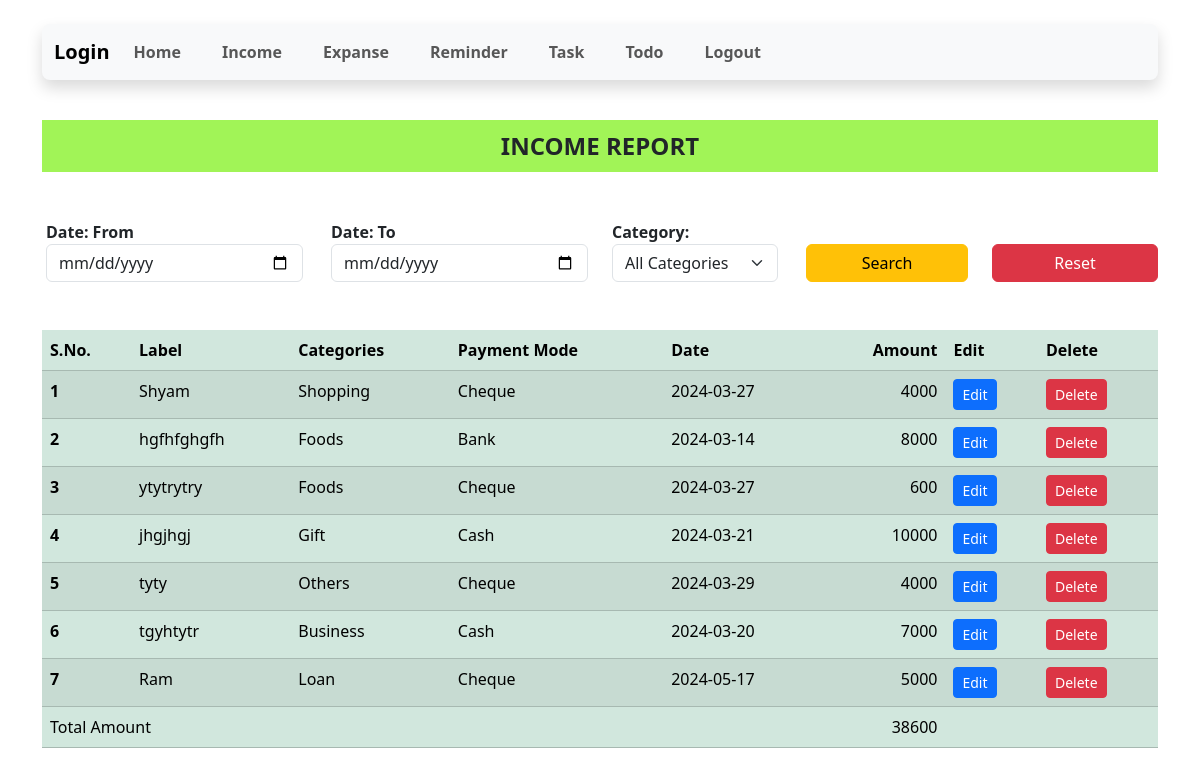
/income.php (signed in), run on the app's committed database.
### tables this page shows
CREATE TABLE `transactions` (
  `tansid` int(11) NOT NULL,
  `category` varchar(50) NOT NULL,
  `label` varchar(50) NOT NULL,
  `paymentMode` varchar(50) NOT NULL,
  `cdate` date NOT NULL,
  `amount` float NOT NULL,
  `type` int(11) NOT NULL
);

### income.php (the view, shortened to what this page needs)
<?php
include("session.php");
if (isset($_GET['fromdate']))
    $fromdate = $_GET['fromdate'];
else
    $fromdate = "";
if (isset($_GET['todate']))
    $todate = $_GET['todate'];
else
    $todate = "";
$cond = " where type = 1 ";
?>
<!doctype html>
<html lang="en">
<head>
    <link href="https://cdn.jsdelivr.net/npm/bootstrap@5.3.2/dist/css/bootstrap.min.css" rel="stylesheet">
</head>
<body>
    <?php include("header.php"); ?>
    <div class="container">
        <div class="row">
            <div class="col-lg-12 col-sm-12">
                <div class="my-3">
                    <nav class="navbar fw-bold justify-content-center mb-5 fs-4" style="background-color: hsl(92, 88%, 65%);">
                        INCOME REPORT
                    </nav>
                    <form class="row g-3" id="myForm" action="" method="get">
                        <div class="form-group mt-3 mb-2">
                            <div class="row">
                                <div class="col-lg-3 col-sm-3 ps-3">
                                    <label class="fw-bolder" for="datepicker">Date: From</label>
                                    <input type="date" class="form-control" id="fromdate" name="fromdate" value="<?php echo $fromdate; ?>">
                                </div>
                                <div class="col-lg-3 col-sm-3 ps-3">
                                    <label class="fw-bolder " for="datepicker">Date: To</label>
                                    <input type="date" class="form-control" id="todate" name="todate" value="<?php echo $todate; ?>">
                                </div>
                                <div class="col-lg-2 col-sm-2">
                                    <label class="fw-bolder" for="category">Category:</label>
                                    <select class="form-select w-100" id="category" name="category" aria-label="Default select example">
                                        <option value="" selected>All Categories</option>
                                    </select>
                                </div>
                                <div class="col-lg-2 col-sm-2 mt-4 mb-4 ps-3">
                                    <input type="submit" class="btn btn-warning w-100" value="Search">
                                </div>
                                <div class="col-lg-2 col-sm-2 mt-4 mb-4">
                                    <a class="btn btn-danger w-100" href="income.php">Reset</a>
                                </div>
                            </div>
                        </div>
                    </form>
                    <table class="table table-success table-striped my-3 ps-3">
                        <tbody>
                            <thead>
                                <tr>
                                    <th scope="col">S.No.</th>
                                    <th scope="col">Label</th>
                                    <th scope="col">Categories</th>
                                    <th scope="col">Payment Mode</th>
                                    <th scope="col">Date</th>
                                    <th scope="col" class='text-end'>Amount</th>
                                    <th scope="col">Edit</th>
                                    <th scope="col">Delete</th>
                                </tr>
                            </thead>
                        </tbody>
                        <?php
                        $sql = "SELECT * FROM `transactions` $cond";
                        $result = mysqli_query($conn, $sql);
                        $tansid = 0;
                        $nettotal = 0;
                        while ($row = mysqli_fetch_assoc($result)) {
                            $tansid = $tansid + 1;
                            $nettotal += $row["amount"];
                            echo " <tr>
                            <th scope='row'>" . $tansid . "</th>
                            <td>" . $row["label"] . "</td>
                            <td>" . $row["category"] . "</td>
                            <td>" . $row["paymentMode"] . "</td>
                            <td>" . $row["cdate"] . "</td>
                            <td class='text-end'>" . $row["amount"] . "</td>
                            <td><a href='home.php?tansid=$row[tansid]' class='btn btn-sm btn-primary'>Edit</a></td>
                             <td><a class='btn btn-sm btn-danger' onclick='delete_record($row[tansid]);'>Delete</a></td>
                            </tr>";
                        }
                        ?>
                        <tr>
                            <td colspan="5">Total Amount</td>
                            <td class="text-end"><?php echo $nettotal; ?></td>
                            <td></td>
                            <td></td>
                        </tr>
                    </table>
                </div>
            </div>
        </div>
    </div>
</body>
</html>

### data on the page
transactions: label "Shyam", category "Shopping", paymentMode "Cheque", cdate "2024-03-27", amount "4000"
transactions: label "hgfhfghgfh", category "Foods", paymentMode "Bank", cdate "2024-03-14", amount "8000"
transactions: label "ytytrytry", category "Foods", paymentMode "Cheque", cdate "2024-03-27", amount "600"
transactions: label "jhgjhgj", category "Gift", paymentMode "Cash", cdate "2024-03-21", amount "10000"
transactions: label "tyty", category "Others", paymentMode "Cheque", cdate "2024-03-29", amount "4000"
transactions: label "tgyhtytr", category "Business", paymentMode "Cash", cdate "2024-03-20", amount "7000"
transactions: label "Ram", category "Loan", paymentMode "Cheque", cdate "2024-05-17", amount "5000"

### other printed values
$nettotal "38600"
